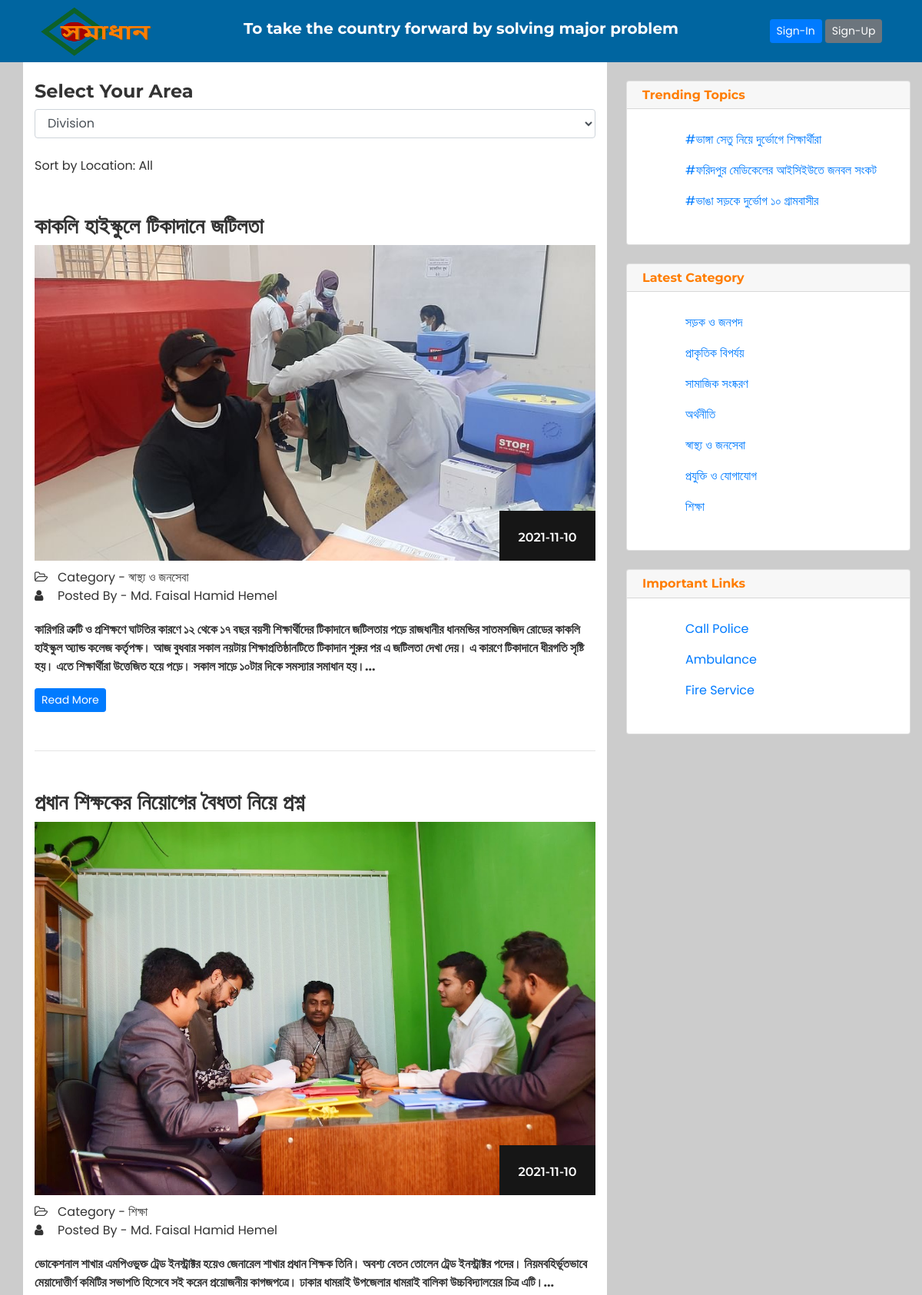
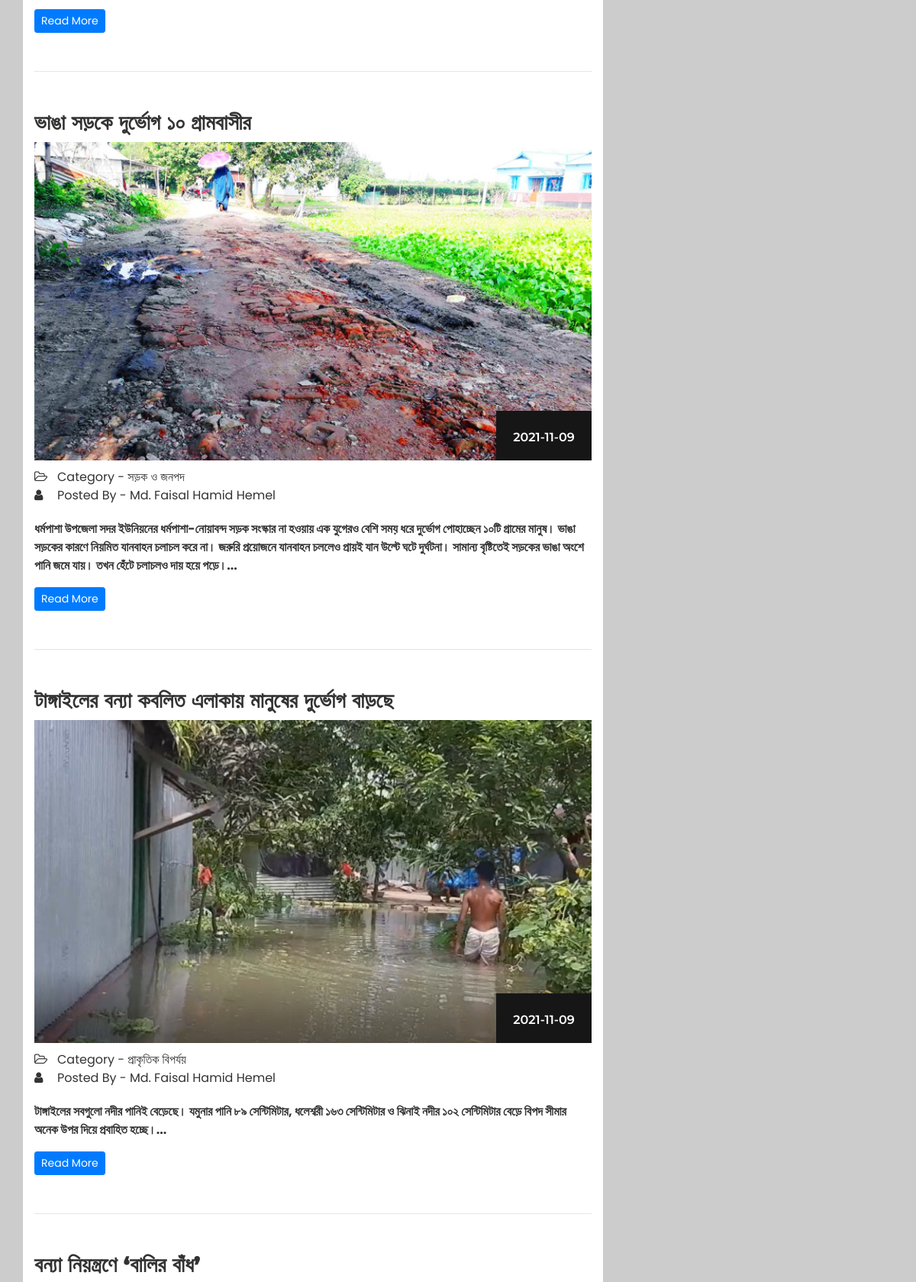
The page / (upper part) on the database its author committed (2 pictures, top to bottom).
### tables this page shows
CREATE TABLE `blog` (
  `post_id` int(5) NOT NULL,
  `post_title` varchar(255) NOT NULL,
  `long_title` mediumtext NOT NULL,
  `post_desc` mediumtext NOT NULL,
  `post_thumb` mediumtext NOT NULL,
  `location` varchar(255) NOT NULL,
  `post_date` date NOT NULL,
  `post_author` varchar(255) NOT NULL,
  `aut_id` int(11) NOT NULL,
  `post_category` varchar(255) NOT NULL,
  `post_status` varchar(255) NOT NULL
);

CREATE TABLE `categories` (
  `cat_id` int(5) NOT NULL,
  `cat_name` varchar(255) NOT NULL
);

### index.php (the view, shortened to what this page needs)
<?php include "inc/header.php"; ?>
<section class="parent-sec">
	<div class="container">
		<div class="row">
			<div class="col-md-8 bg-white">
			<div class="my-4 ">
				<h4 class="font-weight-bold">Select Your Area</h4>
					<div class="search-form">
						<div class="form-group">
							<select class="form-control" id="search" name="state">
								<option value="" class="selected">Division</option>
					    	</select>
						</div>
					</div>
			</div>
			<?php
				if (empty($srch)) {
					$readPost = "SELECT * FROM blog WHERE post_status='Published' ORDER BY post_id DESC";
					echo "Sort by Location: All";
				}
				else{
					$readPost = "SELECT * FROM blog WHERE post_status='Published' AND location='$srch' ORDER BY post_id DESC";
					echo "<b>Sort by Location:</b> ".$srch;
				}
				$showPost = mysqli_query($connection, $readPost);
				while ($row = mysqli_fetch_assoc($showPost)) {
					$post_id          = $row['post_id'];
	              	$post_title       = $row['post_title'];
	              	$long_title       = $row['long_title'];
	                $post_thumb       = $row['post_thumb'];
	                $post_date        = $row['post_date'];
	                $post_author      = $row['post_author'];
	                $post_category    = $row['post_category'];
				?>
					<div class="blog-post">
					<h2><b><?php echo $post_title; ?></b></h2>
					<div class="blog-thumbnail">
						<img src="user/img/posts/<?php echo $post_thumb; ?>" class="img-fluid post-img">
						<div class="blog-date">
							<h6><?php echo $post_date; ?></h6>
						</div>
					</div>
					<div class="blog-info">
						<ul>
							<li><i class="fa fa-folder-open-o"></i>Category - <?php echo $post_category; ?></li>
							<li><i class="fa fa-user"></i>Posted By - <?php echo $post_author; ?></li>
						</ul>
					</div>
					<p><b><?php echo $long_title; ?>...</b></p>
					<a href="user/viewfullpost.php?view_post=<?php echo $post_id; ?>" class="btn btn-primary btn-sm">Read More</a>
				</div>
				<hr>
			<?php	}
			?>
			</div>
			<div class="col-md-4 d-none d-sm-block fixd custom-sitebar">
				<div class="card my-4 sidebar">
					<div class="card-header py-2">
					  <h6 class="m-0 font-weight-bold text-primary">Trending Topics</h6>
					</div>
					<div class="card-body">
					  	<ul>
					  		<?php
				                $selmostcom = "SELECT blog_id,post_id,post_title FROM comments,blog WHERE blog_id = post_id GROUP BY blog_id ORDER BY COUNT(blog_id) DESC LIMIT 5";
				                $slelectMostcom = mysqli_query($connection, $selmostcom);
				                while ($row = mysqli_fetch_assoc($slelectMostcom)) {
				                    $blog_idd = $row['blog_id'];
				                    $post_title  = $row['post_title'];
				                  ?>
				                  <li class="nav-item">
				                    <a class="nav-link" href="user/viewfullpost.php?view_post=<?php echo $blog_idd; ?>">#<?php echo $post_title; ?></a>
				                  </li>
				              <?php }
				              ?>
					  	</ul>
					</div>
				</div>
				<div class="card mb-4 sidebar">
					<div class="card-header py-2">
					  <h6 class="m-0 font-weight-bold text-primary">Latest Category</h6>
					</div>
					<div class="card-body">
					  	<ul>
					  		<?php
				                $selCat = "SELECT * FROM categories ORDER BY cat_id DESC";
				                $select_all_categories = mysqli_query($connection, $selCat);
				                while ($row = mysqli_fetch_assoc($select_all_categories)) {
				                    $cat_name = $row['cat_name'];
				                  ?>
				                  <li class="nav-item">
				                    <a class="nav-link" href="singlecategory.php?viewcat=<?php echo $cat_name; ?>"><?php echo $cat_name; ?></a>
				                  </li>
				              <?php }
				              ?>
					  	</ul>
					</div>
				</div>
				<div class="card mb-5 sidebar">
					<div class="card-header py-2">
					  <h6 class="m-0 font-weight-bold text-primary">Important Links</h6>
					</div>
					<div class="card-body">
					  	<ul>
					  		<li class="nav-item"><a class="nav-link" href="tel:999">Call Police</a></li>
					  		<li class="nav-item"><a class="nav-link" href="tel:999">Ambulance</a></li>
					  		<li class="nav-item"><a class="nav-link" href="http://www.fireservice.gov.bd/site/page/7676b3e3-aa06-4214-91b9-17d4cf042b4e/%E0%A6%B8%E0%A6%95%E0%A6%B2-%E0%A6%B8%E0%A7%8D%E0%A6%9F%E0%A7%87%E0%A6%B6%E0%A6%A8%E0%A7%87%E0%A6%B0-%E0%A6%A8%E0%A6%AE%E0%A7%8D%E0%A6%AC%E0%A6%B0/" target="_blank">Fire Service</a></li>
					  	</ul>
					</div>
				</div>
			</div>
		</div>
	</div>
</section>
<?php include "inc/footer.php"; ?>

### css/style.css (style rules this page uses)
body { font-family: 'Poppins', sans-serif; color: #333; font-size: 16px; }
h1, h2, h3, h4, h5, h6 { font-family: 'Montserrat', sans-serif; }
p { font-family: 'Poppins', sans-serif; }
.blog-post { margin: 50px 0; }
.blog-post h2 { font-size: 28px; font-weight: 600; text-transform: capitalize; }
.blog-thumbnail { position: relative; }
.blog-date { position: absolute; width: 125px; height: 65px; background-color: #161616; bottom: 0; right: 0; text-align: center; }
.blog-date h6 { color: #fff; font-size: 16px; font-weight: 600; margin-top: 25px; }
.blog-info ul { padding: 0; margin-top: 10px; }
.blog-info ul li { list-style: none; }
.blog-info .fa { margin-right: 10px; width: 20px; }
.blog-post p { margin-top: 20px; }
.parent-sec { background: #ccc; }
.sidebar h6 { color: #FF7D00!important; }
.sidebar ul { list-style: none; }
.post-img { width: 100%; }
.fixd { position: fixed; right: 00px; overflow: scroll; height: 90%; }
.search-form { color: #999; }

### rows shown on the page
blog: post_title "কাকলি হাইস্কুলে টিকাদানে জটিলতা", post_thumb (picture), post_date "2021-11-10", post_category "স্বাস্থ্য ও জনসেবা", post_author "Md. Faisal Hamid Hemel", long_title "কারিগরি ত্রুটি ও প্রশিক্ষণে ঘাটতির কারণে ১২ থেকে ১৭ বছর বয়সী শিক্ষার্থীদের টিকাদানে জটিলতায় পড়ে রাজধানীর ধানমন্ডির সাতমসজিদ রোডের কাকলি হাইস্কুল অ্যান্ড কলেজ কর্তৃপক্ষ। আজ বুধবার সকাল নয়টায় শিক্ষাপ্রতিষ্ঠানটিতে টিকাদান শুরুর পর এ জটিলতা দেখা দেয়। এ কারণে টিকাদানে ধীরগতি সৃষ্টি হয়। এতে শিক্ষার্থীরা উত্তেজিত হয়ে পড়ে। সকাল সাড়ে ১০টার দিকে সমস্যার সমাধান হয়।"
blog: post_title "প্রধান শিক্ষকের নিয়োগের বৈধতা নিয়ে প্রশ্ন", post_thumb (picture), post_date "2021-11-10", post_category "শিক্ষা", post_author "Md. Faisal Hamid Hemel", long_title "ভোকেশনাল শাখার এমপিওভুক্ত ট্রেড ইনস্ট্রাক্টর হয়েও জেনারেল শাখার প্রধান শিক্ষক তিনি। অবশ্য বেতন তোলেন ট্রেড ইনস্ট্রাক্টর পদের। নিয়মবহির্ভূতভাবে মেয়াদোত্তীর্ণ কমিটির সভাপতি হিসেবে সই করেন প্রয়োজনীয় কাগজপত্রে। ঢাকার ধামরাই উপজেলার ধামরাই বালিকা উচ্চবিদ্যালয়ের চিত্র এটি।"
blog: post_title "ভাঙা সড়কে দুর্ভোগ ১০ গ্রামবাসীর", post_thumb (picture), post_date "2021-11-09", post_category "সড়ক ও জনপদ", post_author "Md. Faisal Hamid Hemel", long_title "ধর্মপাশা উপজেলা সদর ইউনিয়নের ধর্মপাশা-নোয়াবন্দ সড়ক সংস্কার না হওয়ায় এক যুগেরও বেশি সময় ধরে দুর্ভোগ পোহাচ্ছেন ১০টি গ্রামের মানুষ। ভাঙা সড়কের কারণে নিয়মিত যানবাহন চলাচল করে না। জরুরি প্রয়োজনে যানবাহন চললেও প্রায়ই যান উল্টে ঘটে দুর্ঘটনা। সামান্য বৃষ্টিতেই সড়কের ভাঙা অংশে পানি জমে যায়। তখন হেঁটে চলাচলও দায় হয়ে পড়ে।"
blog: post_title "টাঙ্গাইলের বন্যা কবলিত এলাকায় মানুষের দুর্ভোগ বাড়ছে", post_thumb (picture), post_date "2021-11-09", post_category "প্রাকৃতিক বিপর্যয়", post_author "Md. Faisal Hamid Hemel", long_title "টাঙ্গাইলের সবগুলো নদীর পানিই বেড়েছে। যমুনার পানি ৮৯ সেন্টিমিটার, ধলেশ্বরী ১৬৩ সেন্টিমিটার ও ঝিনাই নদীর ১০২ সেন্টিমিটার বেড়ে বিপদ সীমার অনেক উপর দিয়ে প্রবাহিত হচ্ছে।"
blog: post_title "বন্যা নিয়ন্ত্রণে ‘বালির বাঁধ’"
blog: post_title "ভাঙ্গা সেতু নিয়ে দুর্ভোগে শিক্ষার্থীরা"
blog: post_title "ফরিদপুর মেডিকেলের আইসিইউতে জনবল সংকট"
categories: cat_name "সড়ক ও জনপদ"
categories: cat_name "প্রাকৃতিক বিপর্যয়"
categories: cat_name "সামাজিক সংষ্করণ"
categories: cat_name "অর্থনীতি"
categories: cat_name "স্বাস্থ্য ও জনসেবা"
categories: cat_name "প্রযুক্তি ও যোগাযোগ"
categories: cat_name "শিক্ষা"
